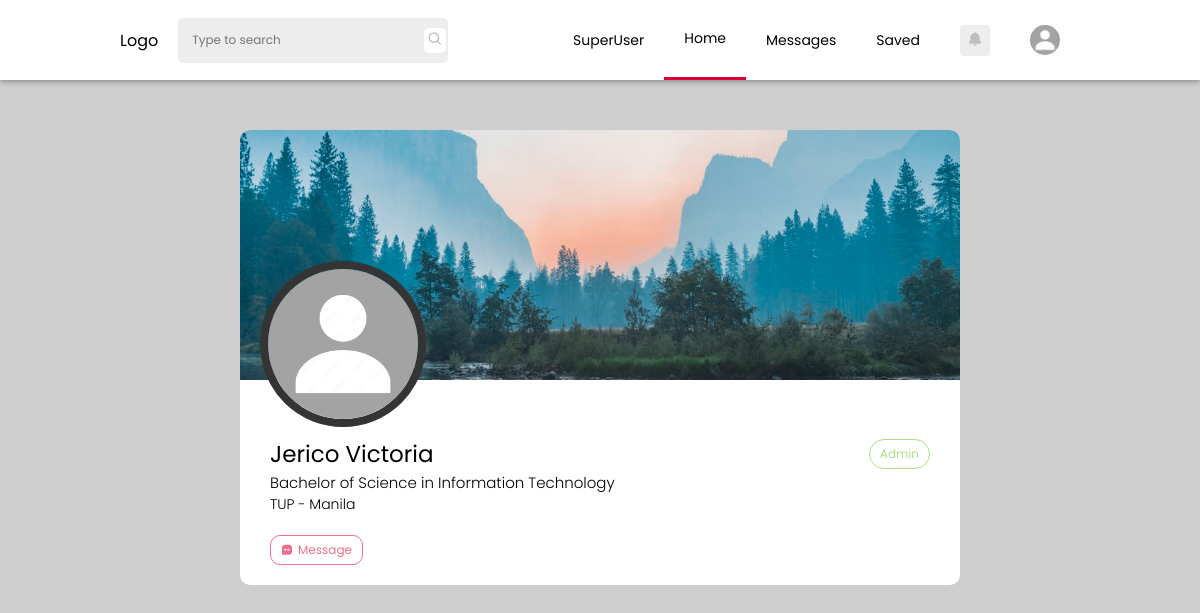
Page /profile.php?view=u627754a082c47 (signed in) on the earlier database version.
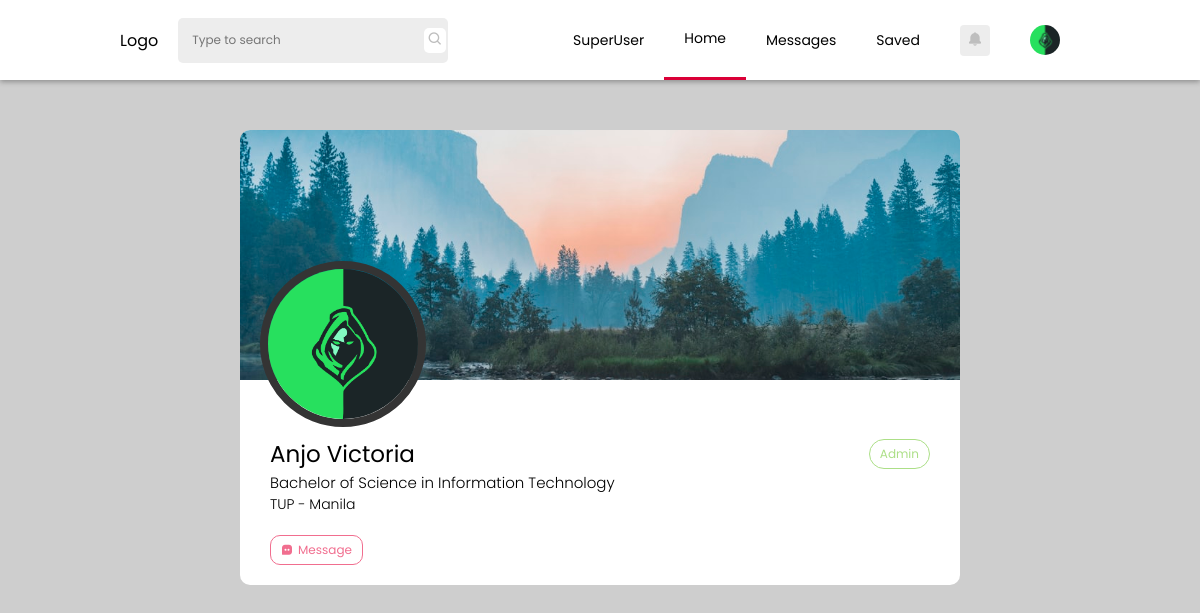
Same page on the later database version.
### tables this page shows
CREATE TABLE `users` (
  `id` int(11) NOT NULL,
  `uid` varchar(255) NOT NULL,
  `firstname` varchar(255) NOT NULL,
  `lastname` varchar(255) NOT NULL,
  `email` varchar(255) NOT NULL,
  `password` varchar(255) NOT NULL,
  `avatar` varchar(255) NOT NULL DEFAULT 'assets/images/avatar/default.jpg',
  `cover` varchar(255) NOT NULL DEFAULT 'assets/images/avatar/default-cover.jpg',
  `birthdate` date NOT NULL,
  `privileged` tinyint(1) NOT NULL DEFAULT 0,
  `campus` varchar(100) NOT NULL DEFAULT 'Manila',
  `bio` text NOT NULL,
  `account_type` varchar(255) NOT NULL DEFAULT 'student',
  `restricted` tinyint(1) DEFAULT 0,
  `restricted_reason` varchar(255) DEFAULT NULL
);

### php-scripts/profile-scripts.php (called while the page is built, shortened)
<?php
    include('db.php');
    if(isset($_GET['view'])){
        $id = mysqli_real_escape_string($conn, $_GET['view']);
        $query = mysqli_query($conn, "SELECT * FROM users WHERE uid='$id'");
        $data = mysqli_fetch_array($query);
    }
?>

### profile.php (the view, shortened to what this page needs)
<?php
    include('php-scripts/profile-scripts.php');
?>
<!DOCTYPE html>
<html lang="en">
<head>
    <link rel="stylesheet" href="styles/default.css">
    <link rel="stylesheet" href="styles/navbar.css">
    <link rel="stylesheet" href="styles/profile.css">
    <link href='https://unpkg.com/boxicons@2.1.2/css/boxicons.min.css' rel='stylesheet'>
</head>
<body>
    <?php include('php-scripts/navbar.php'); ?>
    <section class="main">
        <div class="profile-container">
            <div>
                <div class="profile-details">
                    <div class="profile-images">
                        <img class="profile-cover" src="assets/images/avatar/default-cover.jpg" alt="">
                        <img class="profile-avatar" src="<?php echo $data['avatar'] ?>" alt="">
                    </div>
                    <div class="user-profile">
                        <div class="user-main">
                            <p class="profile-name"><?php echo $data['firstname'] . ' ' . $data['lastname'] ?></p>
                            <p class="profile-type"><?php echo ucfirst($data['account_type']) ?></p>
                        </div>
                        <p class="profile-course">Bachelor of Science in Information Technology</p>
                        <p class="profile-campus">TUP - Manila</p>
                        <div class="message-user">
                            <i class='bx bxs-message-square-dots'></i>
                            <p>Message</p>
                        </div>
                    </div>
                </div>
            </div>
        </div>
    </section>
</body>
</html>

### php-scripts/navbar.php (shortened to what this page needs)
<nav>
    <div>
        <p>Logo</p>
        <div class="search-bar">
            <input class="nav-search" type="text" placeholder="Type to search">
            <span class="search-icon"><i class='bx bx-search'></i></span>
        </div>
    </div>
    <div class="nav-buttons">
    <?php
        include('db.php');
        if(isset($_SESSION['uid'])){
            $query = mysqli_query($conn, "SELECT * FROM users WHERE uid='{$_SESSION['uid']}'");
            $result = mysqli_fetch_array($query);
        ?>
        <ul>
            <?php
            if($result['privileged'] == 1){ ?>
                <li class="nav-links"><a href="superuser.php" target="_blank">SuperUser</a></li>
            <?php } ?>
            <li class="nav-links active"><a href="home.php">Home</a></li>
            <li class="nav-links"><a href="messages.php">Messages</a></li>
            <li class="nav-links"><a href="#">Saved</a></li>
            <div class="notification">
                <span>
                    <i class='bx bxs-bell'></i>
                </span>
            </div>
            <div class="dropdown">
                <img class="user-avatar" src="<?php echo $result['avatar'] ?>">
            </div>
        </ul>
    <?php } ?>
    </div>
</nav>

### styles/default.css (style rules this page uses)
* { padding: 0; margin: 0; transition: ease .3s; font-family: 'Poppins', sans-serif; color: black; }
:root { --primary: #da0037; --primary-dark: #ae002b; --secondary: #f16e8f; --student: #ACDF87; --gray: #444444; --gray-dark: #171717; --gray-light: #EDEDED; --gray-lighter: rgb(190, 190, 190); --card-bg: #ffffff; --card-secondary: rgb(172, 172, 172); --dark: #1A1A1B; --dark-secondary: #343434; --input-border: rgba(0,0,0,.3); --link-color: #2E88FE; --light: #fff; --light-color: #000; --dark-color: #fff; }
html,body { scroll-behavior: smooth; overflow-y: hidden; background: #cecece; }
input, textarea { background: transparent; }
input[type=text], textarea { font-size: 12px; padding-left: 4px; }

### styles/navbar.css (style rules this page uses)
:root { --navbar-height: 80px; }
nav { height: var(--navbar-height); display: flex; align-items: center; background-color: var(--card-bg); justify-content: space-between; padding: 0 10%; position: fixed; top: 0; left: 0; width: -webkit-fill-available; z-index: 100; -webkit-box-shadow: 0px 2px 5px 0px rgba(0,0,0,0.3); -moz-box-shadow: 0px 2px 5px 0px rgba(0,0,0,0.3); box-shadow: 0px 2px 5px 0px rgba(0,0,0,0.3); }
nav div { display: flex; align-items: center; width: auto; }
.search-bar { display: flex; max-width: 250px; width: 100%; align-items: center; justify-content: space-between; background-color: var(--gray-light); padding: 10px 10px; border-radius: 5px; margin: 0 20px; }
.nav-search { border: none; }
.search-icon { background-color: var(--light); padding: 0 3px; border-radius: 5px; }
.search-icon i { color: var(--gray-lighter); }
.nav-buttons { height: 100%; position: relative; }
.nav-buttons ul { list-style: none; display: flex; height: -webkit-fill-available; align-items: center; }
.nav-links { height: -webkit-fill-available; display: flex; flex-direction: column; justify-content: center; }
.nav-links a { text-decoration: none; margin: 0 20px; font-size: 14px; }
.notification { height: auto; width: auto; background: var(--gray-light); padding: 3px 7px; border-radius: 4px; margin: 0 20px; }
.notification span i { color: var(--gray-lighter); }
.user-avatar { margin: 0 20px; width: 30px; height: 30px; border-radius: 50%; }
.active { border-bottom: 3px solid var(--primary); }

### styles/profile.css (style rules this page uses)
.main { margin-top: calc(50px + var(--navbar-height)); width: -webkit-fill-available; }
.profile-container { position: fixed; z-index: 1; left: 50%; transform: translateX(-50%); width: 100%; max-width: 60vw; height: -webkit-fill-available; overflow-x: hidden; }
.profile-container div { border-radius: 10px; }
.profile-details { background-color: var(--light); position: relative; overflow: hidden; }
.profile-images { position: relative; height: max-content; }
.profile-cover { width: 100%; height: 250px; object-fit: cover; object-position: center; }
.profile-avatar { position: absolute; z-index: 3; bottom: -40px; left: 20px; height: 150px; width: auto; border: 8px solid var(--dark-secondary); border-radius: 50%; object-fit: cover; }
.user-profile { padding: 20px 30px; padding-top: 0; margin-top: 50px; }
.profile-name { font-size: 23px; }
.profile-course { font-weight: 300; font-size: 15px; }
.profile-campus { font-weight: 300; font-size: 14px; }
.user-main { display: flex; justify-content: space-between; align-items: center; }
.profile-type { padding: 5px 10px; font-size: 12px; border-radius: 20px; border: 1px solid var(--student); color: var(--student); }
.message-user { padding: 5px 10px; font-size: 12px; border: 1px solid var(--secondary); width: fit-content; display: flex; align-items: center; margin-top: 20px ; border-radius: 20px; color: var(--secondary); }
.message-user i { margin-right: 5px; color: var(--secondary); }
.message-user p { color: var(--secondary); }

Differences in the rows shown:
changed users "Victoria": avatar: picture added in place of a placeholder; firstname "Jerico" → "Anjo"
